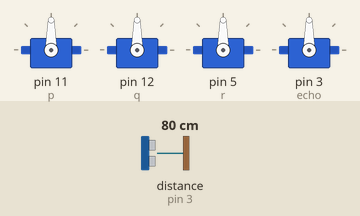
This sketch was run on a simulated Arduino Mega 2560, built with avr-gcc and run on an emulated ATmega2560. Shown: 4 × servo. Wiring (inferred from the names in the program): ultrasonic range finder: trigger pin 22; echo pin 3. The inputs (shaded band) are chosen by the test bench; at power-on: distance to the obstacle (sensor on pin 3) 80 cm. The echo pulse lasts 58.3 µs per cm.

Above: at 1.2 s.
1.3 s: distance to the obstacle (sensor on pin 3) set to 9 cm
At 1.9 s:
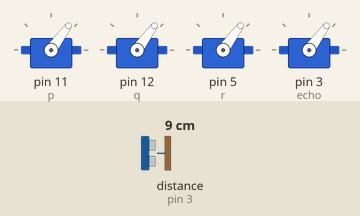
2.8 s: distance to the obstacle (sensor on pin 3) set to 35 cm
At 3.2 s:
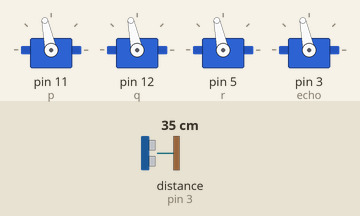
4.3 s: distance to the obstacle (sensor on pin 3) set to 18 cm
At 5.4 s:
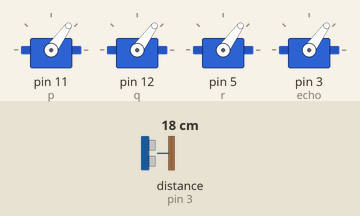
Timing chart, 0 to 7.3 s (numbered marks = the images above; inputs shaded):
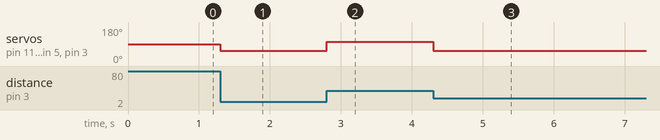

Measured:
- after the input at 1.3 s, servo on pin 11 (p), servo on pin 12 (q), servo on pin 5 (r), servo on pin 3 (echo): 90° → 54° at once
- after the input at 2.8 s, servo on pin 11 (p), servo on pin 12 (q), servo on pin 5 (r), servo on pin 3 (echo): 54° → 102° at once
- after the input at 4.3 s, servo on pin 11 (p), servo on pin 12 (q), servo on pin 5 (r), servo on pin 3 (echo): 102° → 54° at once

The sketch:

Sine.ino
```cpp
/*
 * PrototypeSwerveDrive.cpp
 * Created: 16-10-2018 18:48:07
 * Updated: 16-10-18 19:59
 * //TODO:  1. Include servo.h
      2. Attach 2 servos on same pin
      3. Control angle using Android App
 */
/*************INDEX******************
*BUG – a known bug that should be corrected.
*FIXME – should be corrected.
*HACK – a workaround.
*TODO – something to be done.
*UNDONE – a reversal or "roll back" of previous code.
*XXX – warn other programmers of problematic or misguiding code
*/
#include<Servo.h>
#define trig 22
#define echo 3

float k=0.12;  // Constant for getting the sine wave
int ang1=90,ang2=90,ang3=90,ang4=90;  //Initial angles of servo motors for all wheels to be parallel
int v,y,z,w;   //Angles of servo
int dist;   //Distance in mm from wall

Servo p;   // 4 Objects created for 4 servos
Servo q;
Servo r;
Servo s;
  void angle1(int dist)
  {
    v=(ang1-90) +(dist-1250)*k;
    y=(ang2-90)+ (dist-1250)*k;
    z=(ang3-90)+ (dist-1250)*k;
    w=(ang4-90)+ (dist-1250)*k;

    p.write(v);
    q.write(y);
    r.write(z);
    s.write(w);
  }
  void angle2(int dist)
  {
    v=ang1 + (dist-2000)*k;
    y=ang2 + (dist-2000)*k;
    z=ang3 + (dist-2000)*k;
    w=ang4 + (dist-2000)*k;

    p.write(v);
    q.write(y);
    r.write(z);
    s.write(w);
  }
  void angle3(int dist)
  {
    v=(ang1+90)-(dist-2750)*k;
    y=(ang2+90)-(dist-2750)*k;
    z=(ang3+90)-(dist-2750)*k;
    w=(ang4+90)-(dist-2750)*k;

    p.write(v);
    q.write(y);
    r.write(z);
    s.write(w);

  }
  void angle4(int dist)
  {
    v=ang1-(dist-500)*k;
    y=ang2-(dist-500)*k;
    z=ang3-(dist-500)*k;
    w=ang4-(dist-500)*k;

    p.write(v);
    q.write(y);
    r.write(z);
    s.write(w);

  }
  void angle5(int dist)
  {
    v=ang1-(dist-3500)*k;
    y=ang2-(dist-3500)*k;
    z=ang3-(dist-3500)*k;
    w=ang4-(dist-3500)*k;

    p.write(v);
    q.write(y);
    r.write(z);
    s.write(w);

  }
  void angle6(int dist)
  {
    v=(ang1-90)+ (dist-4250)*k;
    y=(ang2-90)+ (dist-4250)*k;
    z=(ang3-90)+ (dist-4250)*k;
    w=(ang4-90)+ (dist-4250)*k;

    p.write(v);
    q.write(y);
    r.write(z);
    s.write(w);
  }
  void angle7(int dist)
  {
    v=ang1+(dist-5000)*k;
    y=ang2+(dist-5000)*k;
    z=ang3+(dist-5000)*k;
    w=ang3+(dist-5000)*k;

    p.write(v);
    q.write(y);
    r.write(z);
    s.write(w);

  }


void setup(){
        pinMode(echo,0);
    pinMode(trig,1);
    p.attach(11);
    q.attach(12);
    r.attach(5);
    s.attach(3);
}

     void loop()
     {


    digitalWrite(trig,LOW);
    delayMicroseconds(2);
    digitalWrite(trig,HIGH);
    delayMicroseconds(10);
    digitalWrite(trig,LOW);

    //Distance is calculated in cm using US sensor
    int dur,distance;
    dur=pulseIn(echo,HIGH);
    Serial.println(dur);

    distance=0.034*dur/2;
    dist=distance*100; // Distance is converted in mm and stored in 'val' variable
    //According to the distance,we will decide in which quarter of the sine wave we should enter.

    if((500<=dist)&&(dist<=1250))
    {
      angle4(dist);


    }
    else if((1250<dist)&&(dist<=2000))
    {
      angle1(dist);
    }
    else if((2000<dist)&&(dist<=2750))
    {
      angle2(dist);
    }
    else if((2750<dist)&&(dist<=3500))
    {
      angle3(dist);
    }
    else if((3500<dist)&&(dist<=4250))
    {
      angle5(dist);
    }
    else if((4250<dist)&&(dist<=5000))
    {
      angle6(dist);

    }
    else if((5000<dist)&&(dist<=5750))
    {
      angle7(dist);
    }
  }
```
